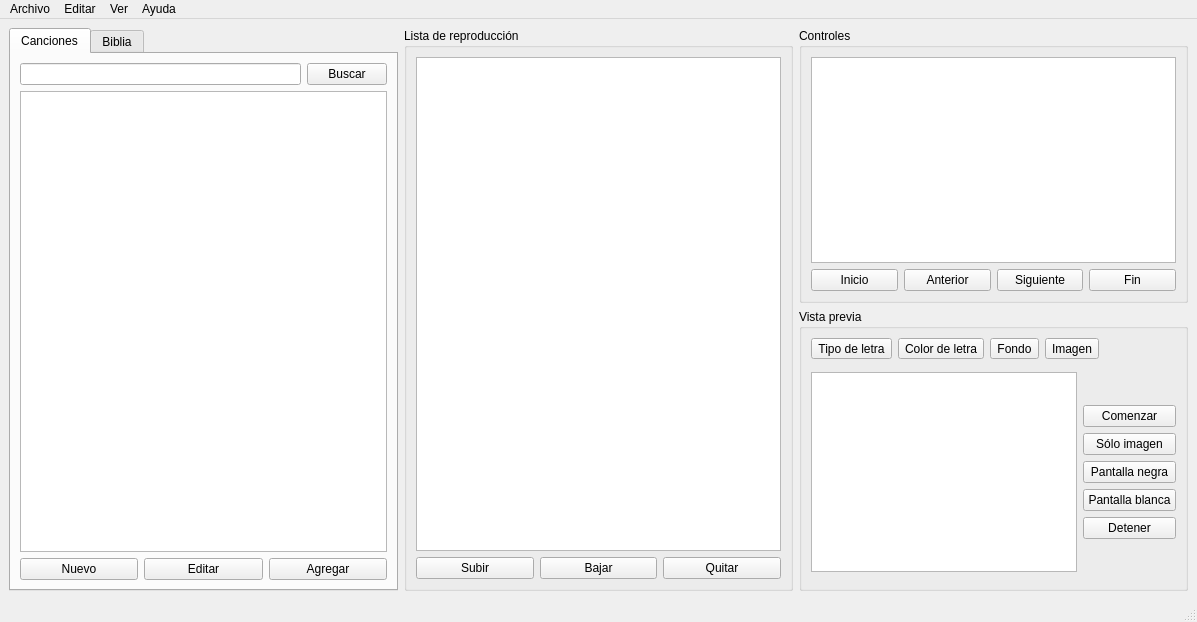
<?xml version="1.0" encoding="UTF-8"?>
<ui version="4.0">
 <class>MainWindow</class>
 <widget class="QMainWindow" name="MainWindow">
  <property name="geometry">
   <rect>
    <x>0</x>
    <y>0</y>
    <width>1197</width>
    <height>622</height>
   </rect>
  </property>
  <property name="windowTitle">
   <string>MainWindow</string>
  </property>
  <widget class="QWidget" name="centralwidget">
   <layout class="QHBoxLayout" name="horizontalLayout_5">
    <item>
     <widget class="QTabWidget" name="tabWidget">
      <property name="currentIndex">
       <number>0</number>
      </property>
      <widget class="QWidget" name="tab">
       <attribute name="title">
        <string>Canciones</string>
       </attribute>
       <layout class="QVBoxLayout" name="verticalLayout_8">
        <item>
         <layout class="QHBoxLayout" name="horizontalLayout_3">
          <item>
           <widget class="QLineEdit" name="lnColeccion"/>
          </item>
          <item>
           <widget class="QPushButton" name="btnBuscar">
            <property name="text">
             <string>Buscar</string>
            </property>
            <property name="icon">
             <iconset resource="icons.qrc">
              <normaloff>:/images/edit-find.png</normaloff>:/images/edit-find.png</iconset>
            </property>
           </widget>
          </item>
         </layout>
        </item>
        <item>
         <widget class="QListWidget" name="listColeccion">
          <property name="dragEnabled">
           <bool>true</bool>
          </property>
          <property name="dragDropOverwriteMode">
           <bool>false</bool>
          </property>
          <property name="dragDropMode">
           <enum>QAbstractItemView::DragOnly</enum>
          </property>
          <property name="alternatingRowColors">
           <bool>false</bool>
          </property>
          <property name="selectionMode">
           <enum>QAbstractItemView::ExtendedSelection</enum>
          </property>
         </widget>
        </item>
        <item>
         <layout class="QHBoxLayout" name="horizontalLayout_2">
          <item>
           <widget class="QPushButton" name="btnNuevo">
            <property name="text">
             <string>Nuevo</string>
            </property>
            <property name="icon">
             <iconset resource="icons.qrc">
              <normaloff>:/images/document-new.png</normaloff>:/images/document-new.png</iconset>
            </property>
           </widget>
          </item>
          <item>
           <widget class="QPushButton" name="btnEditar">
            <property name="text">
             <string>Editar</string>
            </property>
            <property name="icon">
             <iconset resource="icons.qrc">
              <normaloff>:/images/document-edit.png</normaloff>:/images/document-edit.png</iconset>
            </property>
           </widget>
          </item>
          <item>
           <widget class="QPushButton" name="btnAgregar">
            <property name="text">
             <string>Agregar</string>
            </property>
            <property name="icon">
             <iconset resource="icons.qrc">
              <normaloff>:/images/list-add.png</normaloff>:/images/list-add.png</iconset>
            </property>
           </widget>
          </item>
         </layout>
        </item>
       </layout>
      </widget>
      <widget class="QWidget" name="tab_2">
       <attribute name="title">
        <string>Biblia</string>
       </attribute>
      </widget>
     </widget>
    </item>
    <item>
     <layout class="QVBoxLayout" name="verticalLayout_7">
      <item>
       <widget class="QGroupBox" name="groupBox_2">
        <property name="title">
         <string>Lista de reproducción</string>
        </property>
        <layout class="QVBoxLayout" name="verticalLayout_2">
         <item>
          <widget class="QListWidget" name="listLista">
           <property name="acceptDrops">
            <bool>true</bool>
           </property>
           <property name="dragEnabled">
            <bool>true</bool>
           </property>
           <property name="dragDropMode">
            <enum>QAbstractItemView::InternalMove</enum>
           </property>
           <property name="alternatingRowColors">
            <bool>false</bool>
           </property>
           <property name="movement">
            <enum>QListView::Free</enum>
           </property>
          </widget>
         </item>
         <item>
          <layout class="QHBoxLayout" name="horizontalLayout_4">
           <item>
            <widget class="QPushButton" name="btnSubir">
             <property name="text">
              <string>Subir</string>
             </property>
             <property name="icon">
              <iconset resource="icons.qrc">
               <normaloff>:/images/arrow-up.png</normaloff>:/images/arrow-up.png</iconset>
             </property>
            </widget>
           </item>
           <item>
            <widget class="QPushButton" name="btnBajar">
             <property name="text">
              <string>Bajar</string>
             </property>
             <property name="icon">
              <iconset resource="icons.qrc">
               <normaloff>:/images/arrow-down.png</normaloff>:/images/arrow-down.png</iconset>
             </property>
            </widget>
           </item>
           <item>
            <widget class="QPushButton" name="btnQuitar">
             <property name="text">
              <string>Quitar</string>
             </property>
             <property name="icon">
              <iconset resource="icons.qrc">
               <normaloff>:/images/list-remove.png</normaloff>:/images/list-remove.png</iconset>
             </property>
            </widget>
           </item>
          </layout>
         </item>
        </layout>
       </widget>
      </item>
     </layout>
    </item>
    <item>
     <layout class="QVBoxLayout" name="verticalLayout_6">
      <item>
       <widget class="QGroupBox" name="groupBox_5">
        <property name="title">
         <string>Controles</string>
        </property>
        <layout class="QVBoxLayout" name="verticalLayout_5">
         <item>
          <widget class="QListWidget" name="listControles">
           <property name="autoFillBackground">
            <bool>false</bool>
           </property>
           <property name="alternatingRowColors">
            <bool>false</bool>
           </property>
           <property name="spacing">
            <number>5</number>
           </property>
           <property name="viewMode">
            <enum>QListView::ListMode</enum>
           </property>
           <property name="selectionRectVisible">
            <bool>false</bool>
           </property>
          </widget>
         </item>
         <item>
          <layout class="QHBoxLayout" name="horizontalLayout_6">
           <item>
            <widget class="QPushButton" name="btnInicio">
             <property name="text">
              <string>Inicio</string>
             </property>
             <property name="icon">
              <iconset resource="icons.qrc">
               <normaloff>:/images/go-first-view.png</normaloff>:/images/go-first-view.png</iconset>
             </property>
            </widget>
           </item>
           <item>
            <widget class="QPushButton" name="btnAnterior">
             <property name="text">
              <string>Anterior</string>
             </property>
             <property name="icon">
              <iconset resource="icons.qrc">
               <normaloff>:/images/go-previous-view.png</normaloff>:/images/go-previous-view.png</iconset>
             </property>
            </widget>
           </item>
           <item>
            <widget class="QPushButton" name="btnSiguiente">
             <property name="text">
              <string>Siguiente</string>
             </property>
             <property name="icon">
              <iconset resource="icons.qrc">
               <normaloff>:/images/go-next-view.png</normaloff>:/images/go-next-view.png</iconset>
             </property>
            </widget>
           </item>
           <item>
            <widget class="QPushButton" name="btnFin">
             <property name="text">
              <string>Fin</string>
             </property>
             <property name="icon">
              <iconset resource="icons.qrc">
               <normaloff>:/images/go-last-view.png</normaloff>:/images/go-last-view.png</iconset>
             </property>
            </widget>
           </item>
          </layout>
         </item>
        </layout>
       </widget>
      </item>
      <item>
       <widget class="QGroupBox" name="groupBox_3">
        <property name="title">
         <string>Vista previa</string>
        </property>
        <layout class="QVBoxLayout" name="verticalLayout_3">
         <item>
          <layout class="QHBoxLayout" name="horizontalLayout_7">
           <item>
            <widget class="QToolButton" name="btnFontType">
             <property name="text">
              <string>Tipo de letra</string>
             </property>
             <property name="icon">
              <iconset resource="icons.qrc">
               <normaloff>:/images/application-x-font-ttf.png</normaloff>:/images/application-x-font-ttf.png</iconset>
             </property>
            </widget>
           </item>
           <item>
            <widget class="QToolButton" name="btnFontColor">
             <property name="text">
              <string>Color de letra</string>
             </property>
             <property name="icon">
              <iconset resource="icons.qrc">
               <normaloff>:/images/format-text-color.png</normaloff>:/images/format-text-color.png</iconset>
             </property>
            </widget>
           </item>
           <item>
            <widget class="QToolButton" name="btnBGColor">
             <property name="text">
              <string>Fondo</string>
             </property>
             <property name="icon">
              <iconset resource="icons.qrc">
               <normaloff>:/images/fill-color.png</normaloff>:/images/fill-color.png</iconset>
             </property>
            </widget>
           </item>
           <item>
            <widget class="QToolButton" name="btnBGImage">
             <property name="text">
              <string>Imagen</string>
             </property>
             <property name="icon">
              <iconset resource="icons.qrc">
               <normaloff>:/images/insert-image.png</normaloff>:/images/insert-image.png</iconset>
             </property>
            </widget>
           </item>
           <item>
            <spacer name="horizontalSpacer">
             <property name="orientation">
              <enum>Qt::Horizontal</enum>
             </property>
             <property name="sizeHint" stdset="0">
              <size>
               <width>17</width>
               <height>20</height>
              </size>
             </property>
            </spacer>
           </item>
          </layout>
         </item>
         <item>
          <layout class="QHBoxLayout" name="horizontalLayout">
           <item>
            <widget class="QGraphicsView" name="gvVistaPrevia">
             <property name="minimumSize">
              <size>
               <width>266</width>
               <height>200</height>
              </size>
             </property>
             <property name="maximumSize">
              <size>
               <width>266</width>
               <height>200</height>
              </size>
             </property>
            </widget>
           </item>
           <item>
            <layout class="QVBoxLayout" name="verticalLayout_4">
             <item>
              <spacer name="verticalSpacer">
               <property name="orientation">
                <enum>Qt::Vertical</enum>
               </property>
               <property name="sizeHint" stdset="0">
                <size>
                 <width>20</width>
                 <height>40</height>
                </size>
               </property>
              </spacer>
             </item>
             <item>
              <widget class="QPushButton" name="btnComenzar">
               <property name="text">
                <string>Comenzar</string>
               </property>
               <property name="icon">
                <iconset resource="icons.qrc">
                 <normaloff>:/images/media-playback-start.png</normaloff>:/images/media-playback-start.png</iconset>
               </property>
               <property name="checkable">
                <bool>true</bool>
               </property>
              </widget>
             </item>
             <item>
              <widget class="QPushButton" name="btnSoloImagen">
               <property name="text">
                <string>Sólo imagen</string>
               </property>
               <property name="icon">
                <iconset resource="icons.qrc">
                 <normaloff>:/images/imagegallery.png</normaloff>:/images/imagegallery.png</iconset>
               </property>
               <property name="checkable">
                <bool>true</bool>
               </property>
              </widget>
             </item>
             <item>
              <widget class="QPushButton" name="btnPantallaBlanca">
               <property name="text">
                <string>Pantalla negra</string>
               </property>
               <property name="checkable">
                <bool>true</bool>
               </property>
              </widget>
             </item>
             <item>
              <widget class="QPushButton" name="btnPantallaNegra">
               <property name="text">
                <string>Pantalla blanca</string>
               </property>
               <property name="checkable">
                <bool>true</bool>
               </property>
              </widget>
             </item>
             <item>
              <widget class="QPushButton" name="btnDetener">
               <property name="text">
                <string>Detener</string>
               </property>
               <property name="icon">
                <iconset resource="icons.qrc">
                 <normaloff>:/images/media-playback-stop.png</normaloff>:/images/media-playback-stop.png</iconset>
               </property>
               <property name="checkable">
                <bool>true</bool>
               </property>
              </widget>
             </item>
             <item>
              <spacer name="verticalSpacer_2">
               <property name="orientation">
                <enum>Qt::Vertical</enum>
               </property>
               <property name="sizeHint" stdset="0">
                <size>
                 <width>20</width>
                 <height>40</height>
                </size>
               </property>
              </spacer>
             </item>
            </layout>
           </item>
          </layout>
         </item>
        </layout>
       </widget>
      </item>
     </layout>
    </item>
   </layout>
  </widget>
  <widget class="QMenuBar" name="menubar">
   <property name="geometry">
    <rect>
     <x>0</x>
     <y>0</y>
     <width>1197</width>
     <height>24</height>
    </rect>
   </property>
   <widget class="QMenu" name="menuArchivo">
    <property name="title">
     <string>Archivo</string>
    </property>
   </widget>
   <widget class="QMenu" name="menuEditar">
    <property name="title">
     <string>Editar</string>
    </property>
   </widget>
   <widget class="QMenu" name="menuVer">
    <property name="title">
     <string>Ver</string>
    </property>
   </widget>
   <widget class="QMenu" name="menuAyuda">
    <property name="title">
     <string>Ayuda</string>
    </property>
   </widget>
   <addaction name="menuArchivo"/>
   <addaction name="menuEditar"/>
   <addaction name="menuVer"/>
   <addaction name="menuAyuda"/>
  </widget>
  <widget class="QStatusBar" name="statusbar"/>
 </widget>
 <resources>
  <include location="icons.qrc"/>
 </resources>
 <connections/>
</ui>
